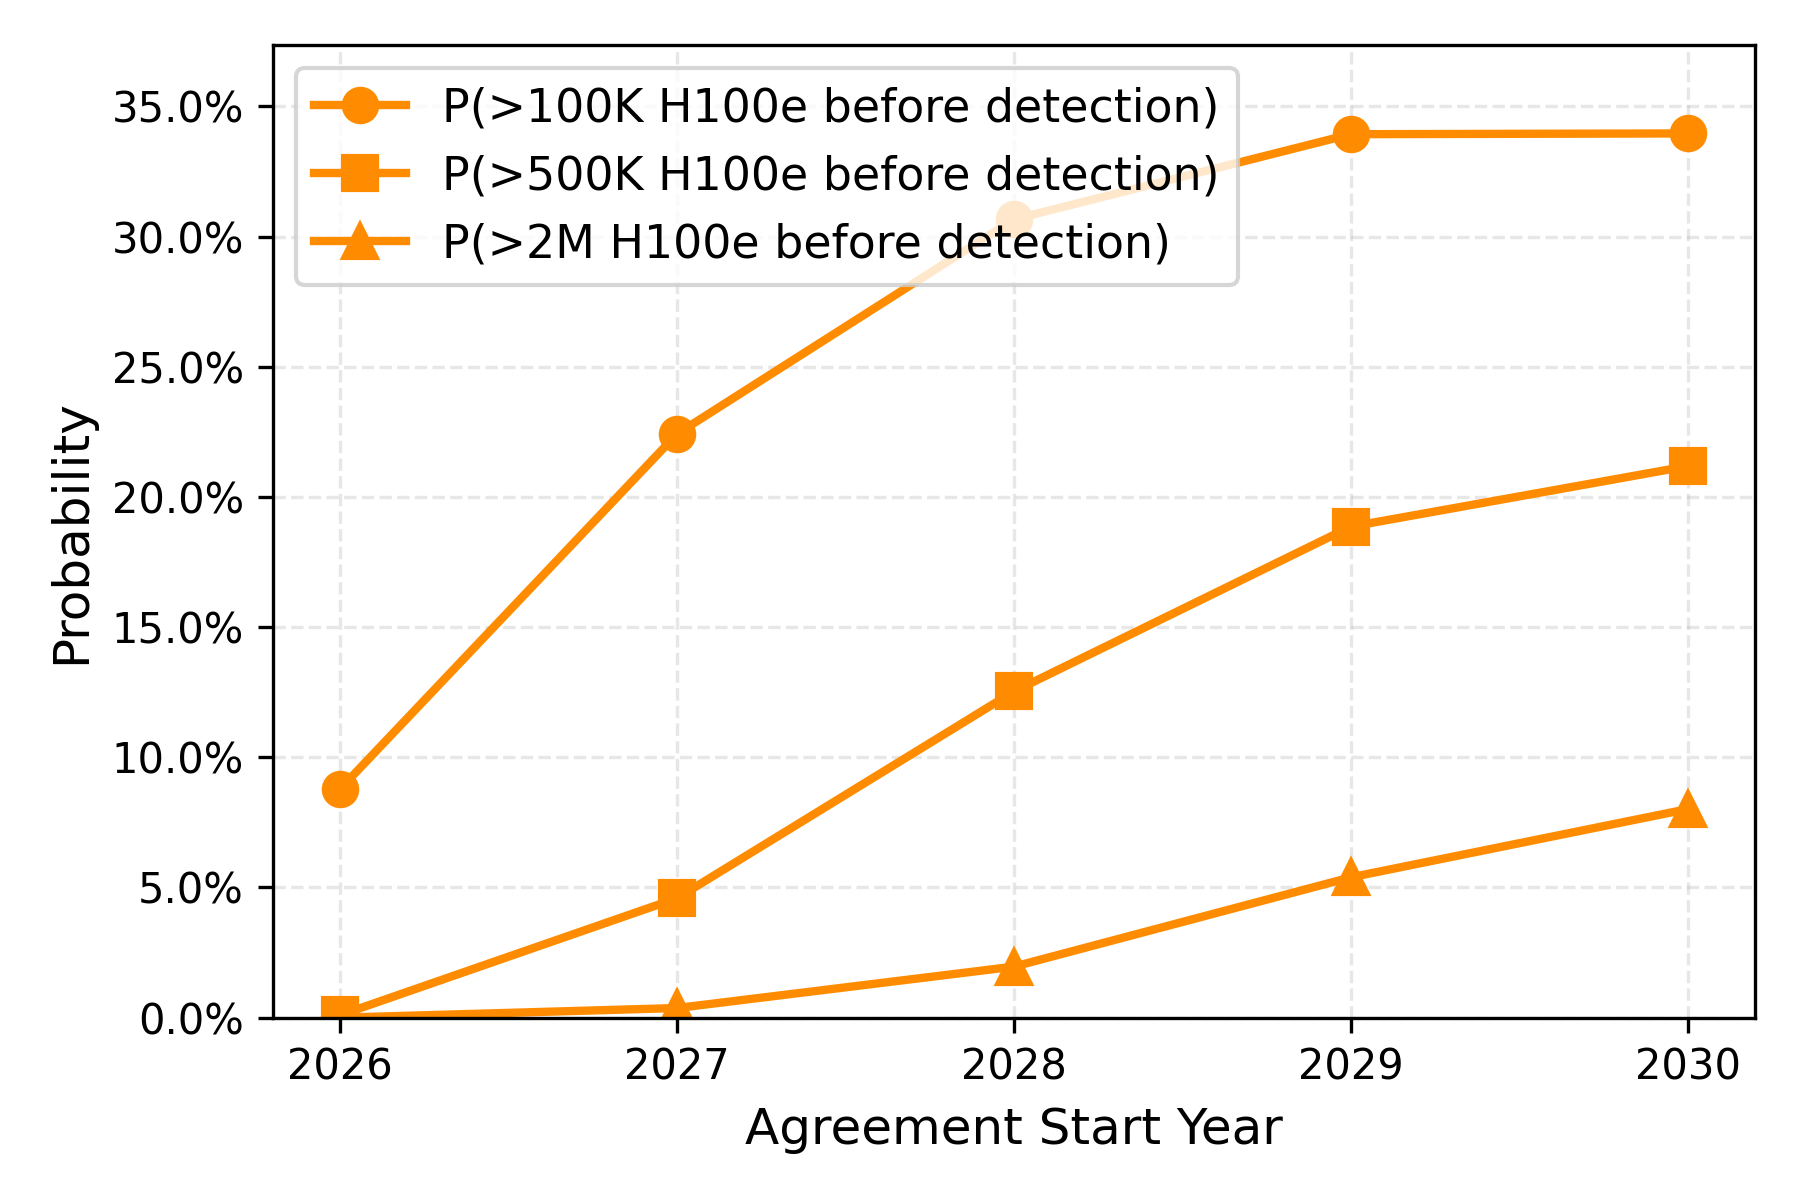

Reproduce this figure in Python.
"""
Analyze how the probability of achieving compute thresholds varies with agreement start year.

This script runs simulations for different agreement start years (2026-2030) and plots
the probability of producing >100K, >500K, and >2M H100e before detection.
"""

import numpy as np
import matplotlib.pyplot as plt
from model import Model

# Configuration
AGREEMENT_START_YEARS = range(2026, 2031)  # 2026 to 2030
COMPUTE_THRESHOLDS = [100000, 500000, 2000000]  # 100K, 500K, 2M H100e
THRESHOLD_LABELS = ['P(>100K H100e before detection)', 'P(>500K H100e before detection)', 'P(>2M H100e before detection)']
NUM_SIMULATIONS = 10000
DETECTION_THRESHOLD = 0.5  # 50% probability threshold for detection

def calculate_success_probability(model, threshold):
    """
    Calculate the probability that a covert fab produces > threshold H100e before detection.

    Args:
        model: Model instance with simulation results
        threshold: H100e threshold to check

    Returns:
        Probability (0 to 1) of achieving the threshold before detection
    """
    if not model.simulation_results:
        return 0.0

    success_count = 0
    total_count = 0

    for covert_projects, detectors in model.simulation_results:
        prc_covert_project = covert_projects['prc_covert_project']
        if prc_covert_project and prc_covert_project.covert_fab:
            total_count += 1

            # Get US intelligence beliefs and H100e production
            us_beliefs = detectors["us_intelligence"].beliefs_about_projects["prc_covert_project"]
            h100e_over_time = prc_covert_project.h100e_over_time

            # Find first year when US probability exceeds threshold
            years = sorted(us_beliefs.keys())
            detection_year = None
            for year in years:
                if us_beliefs[year].p_covert_fab_exists >= DETECTION_THRESHOLD:
                    detection_year = year
                    break

            # Check if this simulation achieved threshold before detection
            if detection_year is not None:
                h100e_at_detection = h100e_over_time.get(detection_year, 0.0)
                if h100e_at_detection >= threshold:
                    success_count += 1

    if total_count == 0:
        return 0.0

    return success_count / total_count


def run_analysis():
    """Run simulations for different agreement start years and compute success probabilities."""
    # Store results: threshold -> list of probabilities (one per agreement year)
    results = {threshold: [] for threshold in COMPUTE_THRESHOLDS}

    for year in AGREEMENT_START_YEARS:
        print(f"Running simulations for agreement start year {year}...")

        # Create model with this agreement start year
        model = Model(
            year_us_prc_agreement_goes_into_force=year,
            end_year=2037,
            increment=0.1
        )

        # Run simulations
        model.run_simulations(num_simulations=NUM_SIMULATIONS)

        # Calculate success probability for each threshold
        for threshold in COMPUTE_THRESHOLDS:
            prob = calculate_success_probability(model, threshold)
            results[threshold].append(prob)
            print(f"  P(>{threshold:,} H100e) = {prob:.3f}")

    return results


def plot_results(results, save_path='agreement_year_analysis.png'):
    """Plot the results showing probability vs agreement start year for each threshold."""
    fig, ax = plt.subplots(1, 1, figsize=(6, 4))

    # Plot a line for each threshold with consistent color but different markers
    orange_color = '#FF8C00'  # Orange color
    markers = ['o', 's', '^']  # Circle, square, triangle
    for i, (threshold, label) in enumerate(zip(COMPUTE_THRESHOLDS, THRESHOLD_LABELS)):
        probabilities = [p * 100 for p in results[threshold]]  # Convert to percentages
        ax.plot(AGREEMENT_START_YEARS, probabilities,
                marker=markers[i], linewidth=2, markersize=8,
                color=orange_color, label=label)

    ax.set_xlabel('Agreement Start Year', fontsize=12)
    ax.set_ylabel('Probability', fontsize=12)
    ax.legend(loc='best', fontsize=11)
    ax.grid(True, alpha=0.3, linestyle='--')
    ax.set_xticks(list(AGREEMENT_START_YEARS))
    ax.set_ylim([0, max([max(results[t]) for t in COMPUTE_THRESHOLDS]) * 110])  # 10% headroom

    # Format y-axis ticks as percentages
    from matplotlib.ticker import PercentFormatter
    ax.yaxis.set_major_formatter(PercentFormatter())

    plt.tight_layout()
    plt.savefig(save_path, dpi=300)
    print(f"\nPlot saved to {save_path}")
    plt.close()


if __name__ == "__main__":
    print("Starting agreement year analysis...")
    print(f"Agreement years: {list(AGREEMENT_START_YEARS)}")
    print(f"Compute thresholds: {[f'{t:,}' for t in COMPUTE_THRESHOLDS]}")
    print(f"Simulations per year: {NUM_SIMULATIONS}\n")

    results = run_analysis()
    plot_results(results)

    print("\nAnalysis complete!")
